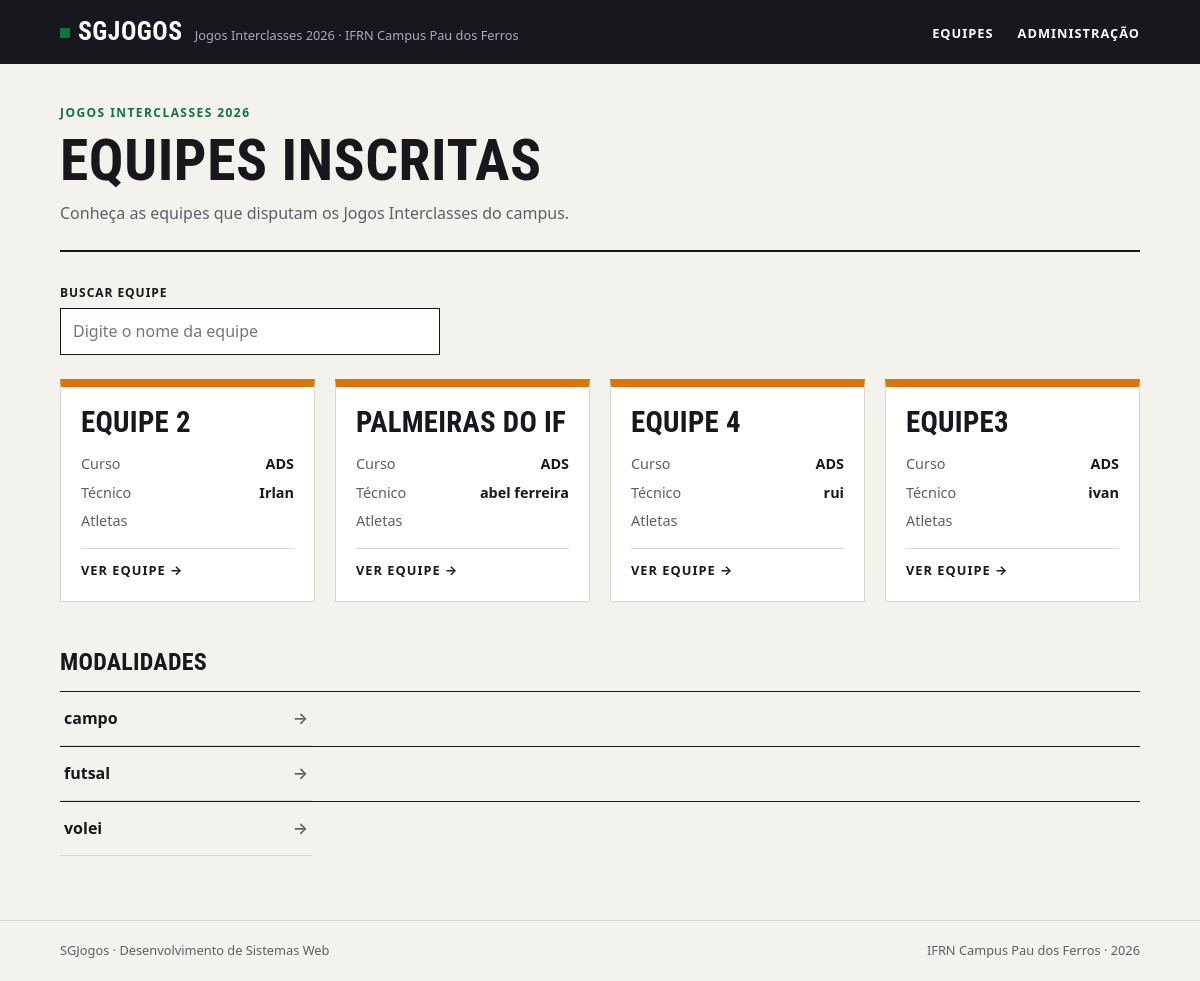
The page / on the database its author committed.
### jogos/models.py (models this page shows, shortened)
class Equipe(models.Model):
    nome = models.CharField(max_length=100,unique=True)
    curso = models.CharField(max_length=50)
    cor = models.CharField(max_length=50)
    criada_em = models.DateTimeField(auto_now_add=True)
    tecnico = models.OneToOneField("Tecnico",on_delete=models.CASCADE,related_name="tecnicos")
    class Meta:
        verbose_name = 'Equipe'
        verbose_name_plural = 'Equipes'
        ordering = ["nome"]

class Tecnico(models.Model):
    nome = models.CharField(max_length=100)
    email = models.EmailField()
    telefone = models.CharField(max_length=100)
    class Meta:
        verbose_name = 'Tecnico'
        verbose_name_plural = 'Tecnicos'
    def __str__(self):
        return self.nome

class Modalidade(models.Model):
    nome = models.CharField(max_length=100,unique=True)
    tipo = models.CharField(choices={
        ('coletiva','coletiva'),
        ('individual','individual')
    })
    max_atletas = models.PositiveIntegerField()
    class Meta:
        verbose_name = 'Modalidade'
        verbose_name_plural = 'Modalidades'
        ordering = ["nome"]

### jogos/views.py (the view)
# urls.py: path('',index,name='index'),
def index(request):
    equipes = Equipe.objects.all()
    modalidades = Modalidade.objects.all()
    return render(request, 'index.html', {'equipes': equipes, 'modalidades': modalidades})

### jogos/templates/index.html (shortened to what this page needs)
{% load static %}
<!DOCTYPE html>
<html lang="pt-br">
<head>
    <link rel="stylesheet" href="{% static 'css/style.css' %}">
</head>
<body>
    <header class="cabecalho">
        <div class="conteudo">
            <a class="marca" href="index.html">
                <strong>SGJogos</strong>
                <span>Jogos Interclasses 2026 · IFRN Campus Pau dos Ferros</span>
            </a>
            <nav class="menu">
                <ul>
                    <li><a href="index.html">Equipes</a></li>
                    <li><a href="#">Administração</a></li>
                </ul>
            </nav>
        </div>
    </header>
    <main class="conteudo">
        <header class="topo">
            <span class="sobretitulo">Jogos Interclasses 2026</span>
            <h1>Equipes inscritas</h1>
            <p class="descricao">Conheça as equipes que disputam os Jogos Interclasses do campus.</p>
        </header>
        <div class="busca">
            <label for="busca">Buscar equipe</label>
            <input type="search" id="busca" placeholder="Digite o nome da equipe">
        </div>
        <section class="grade" id="lista-equipes">
            {% for equipe in equipes %}
            <article class="card" style="border-top-color: #d97706;">
                <h3>{{ equipe.nome }}</h3>
                <dl>
                    <dt>Curso</dt>
                    <dd>{{ equipe.curso }}  </dd>
                    <dt>Técnico</dt>
                    <dd>{{ equipe.tecnico }}</dd>
                    <dt>Atletas</dt>
                    <dd>{{ equipe.atletas }}</dd>
                </dl>
                <a class="link" href="{% url 'equipe' id=equipe.id %}">Ver equipe</a>
            </article>
            {% endfor %}
        </section>
        <h2>Modalidades</h2>
        {% for modalidade in modalidades %}
        <ul class="lista-modalidades">
            <li><a href="{% url 'modalidade' id=modalidade.id %}">{{ modalidade.nome }}</a></li>
        </ul>
        {% endfor %}
    </main>
    <footer class="rodape">
        <div class="conteudo">
            <p>SGJogos · Desenvolvimento de Sistemas Web</p>
            <p>IFRN Campus Pau dos Ferros · 2026</p>
        </div>
    </footer>
</body>
</html>

### jogos/static/css/style.css (style rules this page uses)
:root { --papel: #f4f2ed; --branco: #ffffff; --tinta: #16181d; --tinta-suave: #5c5f67; --linha: #dcd8ce; --verde: #12733f; --verde-claro: #e2efe6; --fonte-texto: system-ui, -apple-system, "Segoe UI", Roboto, Ubuntu, "Helvetica Neue", Arial, sans-serif; --fonte-titulo: "Bahnschrift SemiCondensed", "Bahnschrift", "Avenir Next Condensed", "Roboto Condensed", "Ubuntu Condensed", "Arial Narrow", var(--fonte-texto); }
*, *::before, *::after { box-sizing: border-box; }
* { margin: 0; padding: 0; }
body { min-height: 100vh; display: flex; flex-direction: column; background: var(--papel); color: var(--tinta); font-family: var(--fonte-texto); font-size: 1rem; line-height: 1.55; -webkit-font-smoothing: antialiased; }
a { color: inherit; }
ul { list-style: none; }
h1, h2, h3 { font-family: var(--fonte-titulo); font-stretch: condensed; font-weight: 700; line-height: 1.05; text-transform: uppercase; letter-spacing: 0.01em; }
.conteudo { width: 100%; max-width: 1120px; margin: 0 auto; padding: 0 20px; }
.cabecalho { background: var(--tinta); color: var(--branco); }
.cabecalho .conteudo { display: flex; align-items: center; justify-content: space-between; gap: 16px; min-height: 64px; }
.marca { display: flex; align-items: baseline; gap: 12px; text-decoration: none; }
.marca strong { font-family: var(--fonte-titulo); font-stretch: condensed; font-size: 1.6rem; letter-spacing: 0.02em; text-transform: uppercase; }
.marca strong::before { content: ""; display: inline-block; width: 10px; height: 10px; margin-right: 8px; background: var(--verde); transform: translateY(-2px); }
.marca span { color: #a9acb3; font-size: 0.8rem; }
.menu ul { display: flex; gap: 24px; }
.menu a { font-size: 0.8rem; font-weight: 600; letter-spacing: 0.08em; text-transform: uppercase; text-decoration: none; padding: 6px 0; border-bottom: 2px solid transparent; }
main.conteudo { flex: 1; padding-top: 40px; padding-bottom: 64px; }
.topo { padding-bottom: 24px; margin-bottom: 32px; border-bottom: 2px solid var(--tinta); }
.sobretitulo { display: block; margin-bottom: 8px; color: var(--verde); font-size: 0.75rem; font-weight: 700; letter-spacing: 0.12em; text-transform: uppercase; }
h1 { font-size: clamp(2.2rem, 6vw, 3.6rem); }
.descricao { max-width: 60ch; margin-top: 10px; color: var(--tinta-suave); }
h2 { margin: 48px 0 16px; font-size: 1.5rem; }
.busca { display: flex; flex-direction: column; gap: 6px; max-width: 380px; margin-bottom: 24px; }
.busca label { font-size: 0.75rem; font-weight: 700; letter-spacing: 0.08em; text-transform: uppercase; }
.busca input { padding: 10px 12px; border: 1px solid var(--tinta); border-radius: 0; background: var(--branco); color: var(--tinta); font: inherit; }
.grade { display: grid; grid-template-columns: repeat(auto-fill, minmax(250px, 1fr)); gap: 20px; }
.card { display: flex; flex-direction: column; gap: 16px; padding: 20px; background: var(--branco); border: 1px solid var(--linha); border-top: 8px solid var(--tinta); }
.card h3 { font-size: 1.8rem; }
.card dl { display: grid; grid-template-columns: auto 1fr; gap: 6px 12px; font-size: 0.9rem; }
.card dt { color: var(--tinta-suave); }
.card dd { font-weight: 600; text-align: right; }
.card .link { margin-top: auto; padding-top: 12px; border-top: 1px solid var(--linha); font-size: 0.8rem; font-weight: 700; letter-spacing: 0.08em; text-transform: uppercase; text-decoration: none; }
.card .link::after { content: " →"; }
.lista-modalidades { display: grid; grid-template-columns: repeat(auto-fill, minmax(220px, 1fr)); column-gap: 24px; border-top: 1px solid var(--tinta); }
.lista-modalidades a { display: flex; justify-content: space-between; padding: 14px 4px; border-bottom: 1px solid var(--linha); font-weight: 600; text-decoration: none; }
.lista-modalidades a::after { content: "→"; color: var(--tinta-suave); }
.rodape { border-top: 1px solid var(--linha); color: var(--tinta-suave); font-size: 0.8rem; }
.rodape .conteudo { display: flex; flex-wrap: wrap; justify-content: space-between; gap: 8px; padding-top: 20px; padding-bottom: 20px; }

### rows shown on the page
Equipe: nome "EQUIPE 2", curso "ADS", tecnico "Irlan"
Equipe: nome "PALMEIRAS DO IF", curso "ADS", tecnico "abel ferreira"
Equipe: nome "EQUIPE 4", curso "ADS", tecnico "rui"
Equipe: nome "EQUIPE3", curso "ADS", tecnico "ivan"
Modalidade: nome "campo"
Modalidade: nome "futsal"
Modalidade: nome "volei"
